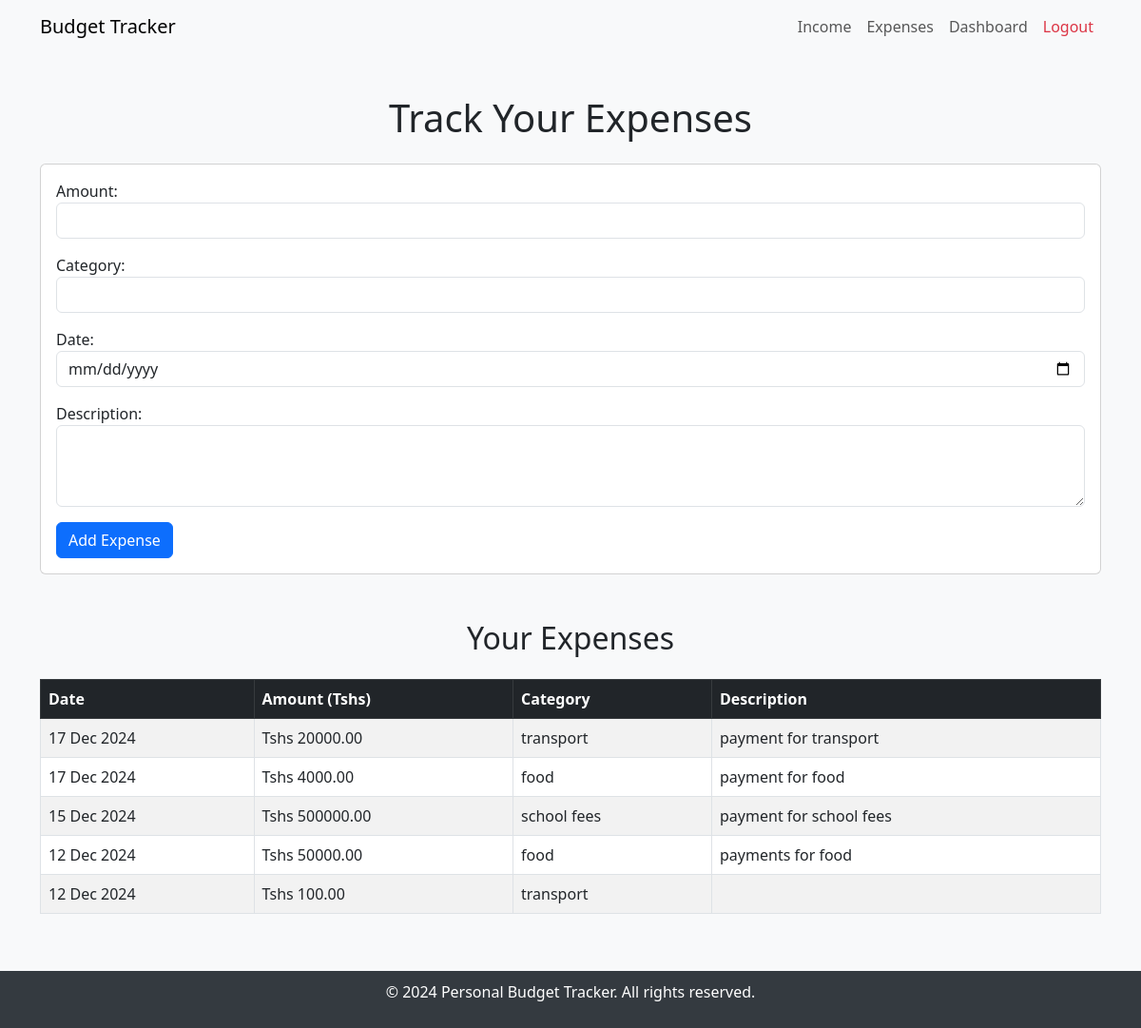
The page /expenses/ (signed in) on the database its author committed.
### post/models.py (models this page shows, shortened)
class Expense(models.Model):
    user = models.ForeignKey(User, on_delete=models.CASCADE, related_name="expenses")
    amount = models.DecimalField(max_digits=10, decimal_places=2)
    category = models.CharField(max_length=50)
    date = models.DateField()
    description = models.TextField(blank=True, null=True)
    date_added = models.DateTimeField(auto_now_add=True)

### post/views.py (the view)
# urls.py: path('expenses/',views.expenses,name="expenses")
@login_required
def expenses(request):
    balance = request.session.get('balance', 0)  # Default to 0 if not set
    if request.method == 'POST':
        form = ExpenseForm(request.POST)
        if form.is_valid():
            expense = form.save(commit=False)
            user_income = Income.objects.filter(user=request.user).aggregate(total=Sum('amount'))['total'] or 0
            user_expenses = Expense.objects.filter(user=request.user).aggregate(total=Sum('amount'))['total'] or 0
            current_balance = user_income - user_expenses
            if expense.amount > current_balance:
                messages.error(request, 'You have insufficient funds for this expense! Your balance is Tshs {:.2f}.'.format(current_balance))
                return redirect('expenses')
            expense.user = request.user
            expense.save()
            messages.success(request, 'Expense recorded successfully.')
            return redirect('expenses')
    else:
        form = ExpenseForm()
    expenses = Expense.objects.filter(user=request.user).order_by('-date')
    return render(request, 'expenses.html', {
        'form': form,
        'expenses': expenses,
        'balance': balance  # Pass the balance to the template
    })

### post/forms.py
class ExpenseForm(forms.ModelForm):
    class Meta:
        model = Expense
        fields = ['amount', 'category', 'date', 'description']
        widgets = {
            'amount': forms.NumberInput(attrs={'class': 'form-control'}),
            'category': forms.TextInput(attrs={'class': 'form-control'}),
            'date': forms.DateInput(attrs={'type': 'date', 'class': 'form-control'}),
            'description': forms.Textarea(attrs={'class': 'form-control', 'rows': 3}),
        }

### templates/expenses.html (shortened to what this page needs)
<!DOCTYPE html>
<html lang="en">
  <head>
    <link
      href="https://cdn.jsdelivr.net/npm/bootstrap@5.3.0-alpha1/dist/css/bootstrap.min.css"
      rel="stylesheet"
    />
  </head>
  <body>
    <nav class="navbar navbar-expand-lg navbar-light bg-light">
      <div class="container">
        <a class="navbar-brand" href="#">Budget Tracker</a>
        <div class="collapse navbar-collapse" id="navbarNav">
          <ul class="navbar-nav ms-auto">
            <li class="nav-item">
              <a class="nav-link" href="{% url 'income' %}">Income</a>
            </li>
            <li class="nav-item">
              <a class="nav-link" href="{% url 'expenses' %}">Expenses</a>
            </li>
            <li class="nav-item">
              <a class="nav-link" href="{% url 'dashboard' %}">Dashboard</a>
            </li>
            <li class="nav-item">
              <a class="nav-link text-danger" href="{% url 'logout' %}"
                >Logout</a
              >
            </li>
          </ul>
        </div>
      </div>
    </nav>
    <div class="container py-4">
      <h1>Track Your Expenses</h1>
      <div class="card mt-4">
        <div class="card-body">
          <form method="post">
            {% csrf_token %} {{ form.as_p }}
            <button type="submit" class="btn btn-primary">Add Expense</button>
          </form>
        </div>
      </div>
      <h2 class="mt-5">Your Expenses</h2>
      <div class="table-responsive">
        <table class="table table-striped table-bordered mt-3">
          <thead class="table-dark">
            <tr>
              <th>Date</th>
              <th>Amount (Tshs)</th>
              <th>Category</th>
              <th>Description</th>
            </tr>
          </thead>
          <tbody>
            {% if expenses %} {% for expense in expenses %}
            <tr>
              <td>{{ expense.date|date:"d M Y" }}</td>
              <td>Tshs {{ expense.amount|floatformat:2 }}</td>
              <td>{{ expense.category }}</td>
              <td>{{ expense.description }}</td>
            </tr>
            {% endfor %} {% endif %}
          </tbody>
        </table>
      </div>
    </div>
    <footer>
      <div class="container">
        <p>&copy; 2024 Personal Budget Tracker. All rights reserved.</p>
      </div>
    </footer>
  </body>
</html>

### templates/expenses.html (style rules this page uses)
body { background-color: #f8f9fa; }
h1, h2 { text-align: center; margin-top: 20px; }
footer { background-color: #343a40; color: white; padding: 10px 0; text-align: center; margin-top: 20px; }

### rows shown on the page
Expense: date "17 Dec 2024", amount "20000.00", category "transport", description "payment for transport"
Expense: date "17 Dec 2024", amount "4000.00", category "food", description "payment for food"
Expense: date "15 Dec 2024", amount "500000.00", category "school fees", description "payment for school fees"
Expense: date "12 Dec 2024", amount "50000.00", category "food", description "payments for food"
Expense: date "12 Dec 2024", amount "100.00", category "transport"
